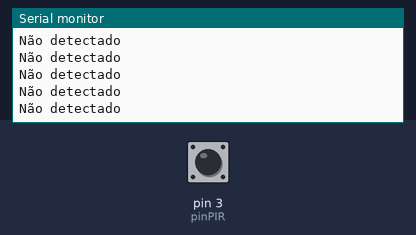
Simulated run of this sketch. Board: Arduino Uno, built with avr-gcc and run on an emulated ATmega328P. Parts: the last lines printed to the serial monitor. The inputs (shaded band) are chosen by the test bench; at power-on: pin 3 (pinPIR) LOW.

Above: at 1.2 s.
1.3 s: pin 3 (pinPIR) driven HIGH
At 1.9 s:
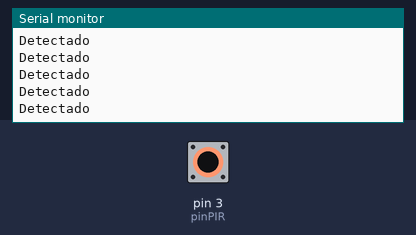
3.2 s: pin 3 (pinPIR) driven LOW
At 4.1 s:
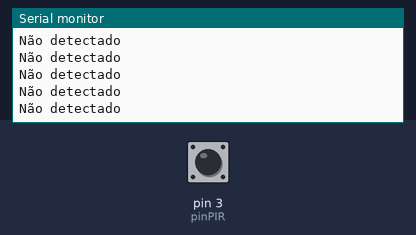
6.2 s: pin 3 (pinPIR) driven HIGH
At 7.0 s:
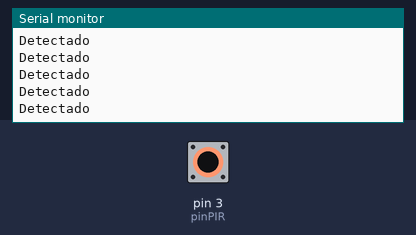
9.2 s: pin 3 (pinPIR) driven LOW
At 9.7 s:
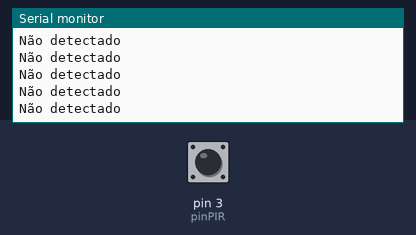
15.2 s: pin 3 (pinPIR) driven HIGH
At 16.1 s:
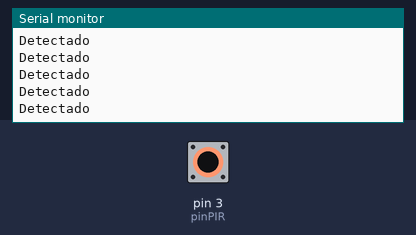
18.2 s: pin 3 (pinPIR) pulsed LOW 5 times (0.12 s each, 0.3 s apart)
At 19.2 s:
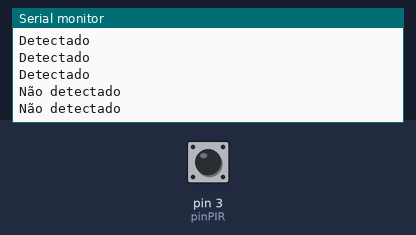

The sketch:

sensor_presenca.ino
```cpp
#define pinPIR 3

void setup() {
  pinMode(pinPIR, INPUT);
  Serial.begin(9600);
}

void loop() {
  bool valorPIR = digitalRead(pinPIR);

  if (valorPIR) {
    Serial.println("Detectado");
  } else {
    Serial.println("Não detectado");
  }
}
```

Measured:
- after the input at 1.3 s, the serial monitor: prints a new line after 0.08 s (image 1)
- after the input at 15.2 s, the serial monitor: prints a new line after 0.07 s (image 5)
